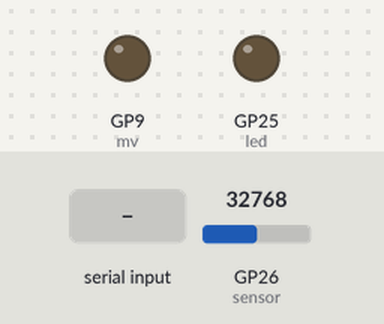
Bench run of a program on a simulated Raspberry Pi Pico running MicroPython. On the bench: output pins drawn as LEDs (lit = HIGH). Inputs (shaded band) come from the test bench; at power-on: GP26 (sensor) = 32768 (analog values on the 0–65535 scale). Threads take turns every 2 ms; what the program prints to the serial console is not drawn.

Above: at 1.2 s.
1.3 s: "o" typed at the serial console, then Enter
At 2.5 s:
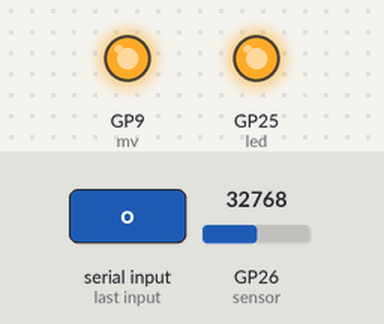
2.8 s: "c" typed at the serial console, then Enter
At 3.9 s:
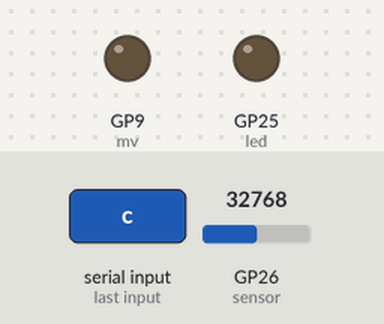
Timing chart, 0 to 5.8 s (numbered marks = the images above; inputs shaded):
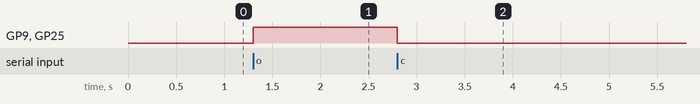

Measured:
- after the input at 1.3 s, GP9 (mv), GP25 (led): LOW → HIGH at once
- after the input at 2.8 s, GP9 (mv), GP25 (led): HIGH → LOW at once

The program:

main.py
```python
import sys
import select
import _thread
from machine import ADC, Pin
from utime import sleep_ms

# https://stackoverflow.com/questions/74390514/serial-communication-with-raspberry-pi-pico-and-python
# https://forums.raspberrypi.com/viewtopic.php?t=300474
# https://docs.micropython.org/en/latest/library/select.html

sensor = ADC(26)                 # GP26 -> A0
mv = Pin(9, Pin.OUT, value=0)    # GP9  -> Magnetventil
led = Pin(25, Pin.OUT, value=0)  # GP25 -> Onboard LED  (DEBUG)

def lesen():
    """
    Funktion, die in separatem Thread ausgefuehrt werden soll.
    """
    spoll = select.poll()
    spoll.register(sys.stdin, select.POLLIN)

    while True:
        res = spoll.poll()
        ch = res[0][0].read(1)
        if (ch == 'o'):
            led.on()   # debug
            mv.on()
        elif (ch == 'c'):
            led.off()  # debug
            mv.off()

# Funktion, die in separatem Thread neben dem Hauptprogramm gestartet wird
_thread.start_new_thread(lesen, ())

# Hauptprogramm
while True:
    print(sensor.read_u16())    # read analog input (will come as an unsigned 16-bit integer, which ranges from 0-65535 !)
    sleep_ms(100)               # sleep x ms
```
